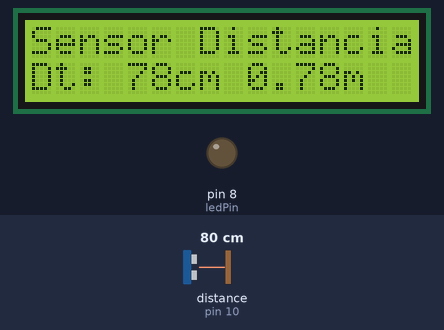
Bench run of a sketch on a simulated Arduino Uno, built with avr-gcc and run on an emulated ATmega328P. Parts: 16×2 character LCD, output pins drawn as LEDs (lit = HIGH). Wiring (inferred from the names in the program): ultrasonic range finder: trigger pin 9; echo pin 10. The test bench sets the inputs (shaded band); at power-on: distance to the obstacle (sensor on pin 10) 80 cm. The echo pulse lasts 58.3 µs per cm; pins used as bus, display or sensor lines are not drawn.

Above: at 1.2 s.
1.3 s: distance to the obstacle (sensor on pin 10) set to 12 cm
At 2.6 s:
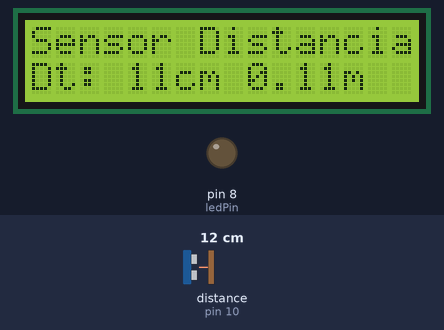
2.9 s: distance to the obstacle (sensor on pin 10) set to 9 cm
At 4.2 s:
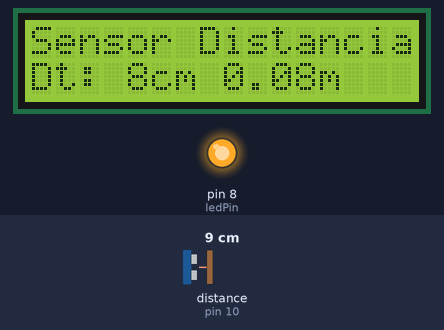
4.5 s: distance to the obstacle (sensor on pin 10) set to 2 cm
At 6.0 s:
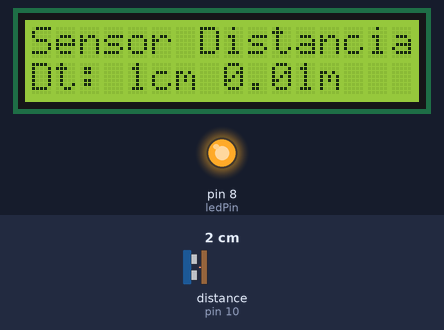
Timing chart, 0 to 7.5 s (numbered marks = the images above; inputs shaded):
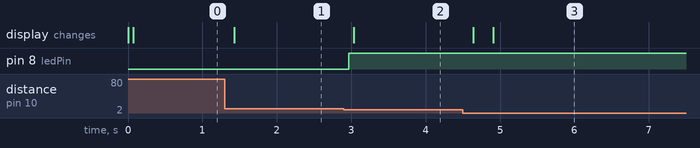

The sketch:

Ultrasonic-Distance-Sensor-HC-SR04-LED-LCD.ino
```cpp
#include <LiquidCrystal.h>

LiquidCrystal lcd(12, 11, 5, 4, 3, 2);

// defines pins numbers
const int trigPin = 9;
const int echoPin = 10;
const int ledPin = 8;

// defines variables
long duration;
float distance;
int safetyDistance = 10;


void setup() {
  pinMode(trigPin, OUTPUT); // Sets the trigPin as an Output
  pinMode(echoPin, INPUT); // Sets the echoPin as an Input
  pinMode(ledPin, OUTPUT);
  Serial.begin(9600); // Starts the serial communication
}

void loop() {
  ultra();
  runLCD(distance);
  delay(200);
}


void runLCD(int dist) {
  lcd.begin(16, 2);

  lcd.setCursor(0,0);
  lcd.print("Sensor Distancia");

  lcd.setCursor(0,1);
  lcd.print("Dt: " + String(dist) + "cm" + " " + String(dist*0.01) + "m");
}

void ultra() {
  // Clears the trigPin
  digitalWrite(trigPin, LOW);
  delayMicroseconds(2);

  // Sets the trigPin on HIGH state for 10 micro seconds
  digitalWrite(trigPin, HIGH);
  delayMicroseconds(10);
  digitalWrite(trigPin, LOW);

  // Reads the echoPin, returns the sound wave travel time in microseconds
  duration = pulseIn(echoPin, HIGH);

  // Calculating the distance
  distance= duration*0.0340/2;

  if (distance <= safetyDistance){
    digitalWrite(ledPin, HIGH);
  }
  else{
    digitalWrite(ledPin, LOW);
  }
}

void timer() {
  //delay(hrs * 3600000);
  //delay(hrs * 1000);
}
```

Measured:
- the behaviour switches between 11 and 10 cm on distance to the obstacle (sensor on pin 10) (found by bisection; images 1 and 2)
- after the input at 1.3 s, the display: changes after 0.13 s (image 1)
- after the input at 2.9 s, pin 8 (ledPin): LOW → HIGH after 0.07 s; the display: changes after 0.14 s (image 2)
- after the input at 4.5 s, the display: first changes after 0.14 s (image 3 shows a later state)
